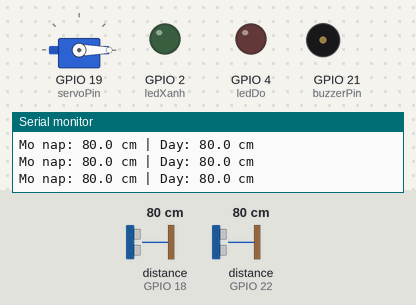
Recording of a sketch running on a simulated ESP32. On the bench: servo, output pins drawn as LEDs (lit = HIGH), buzzer (waves = sounding, pin HIGH), the last lines printed to the serial monitor. Wiring (from diagram.json): 2 × ultrasonic range finder: trigger GPIO 23, echo GPIO 22 / trigger GPIO 5, echo GPIO 18. The test bench sets the inputs (shaded band); at power-on: distance to the obstacle (sensors on GPIO 18, GPIO 22) 80 cm. The echo pulse lasts 58.3 µs per cm; pins used as bus, display or sensor lines are not drawn.

Above: at 1.2 s.
1.3 s: distance to the obstacle (sensor on GPIO 18) set to 23 cm
2.8 s: distance to the obstacle (sensor on GPIO 18) set to 18 cm
At 3.6 s:
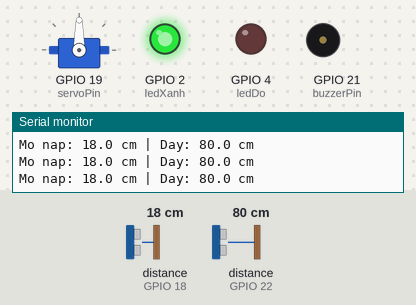
4.4 s: distance to the obstacle (sensor on GPIO 22) set to 12 cm
7.4 s: distance to the obstacle (sensor on GPIO 22) set to 9 cm
At 8.0 s:
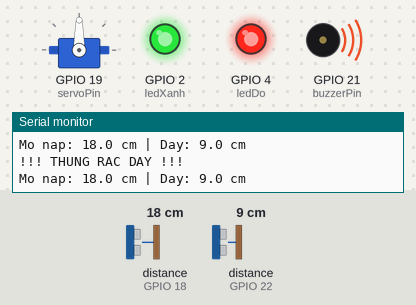
10.4 s: distance to the obstacle (sensor on GPIO 22) set to 18 cm
At 11.9 s:
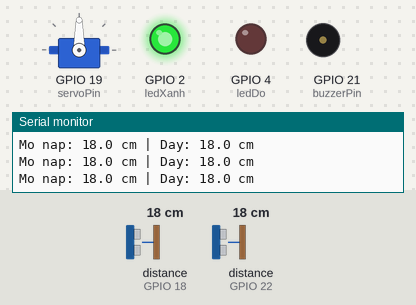
13.4 s: distance to the obstacle (sensor on GPIO 22) set to 2 cm
At 15.84 s:
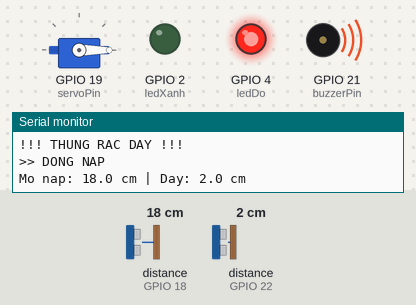
Timing chart, 0 to 17.4 s (numbered marks = the images above; inputs shaded):
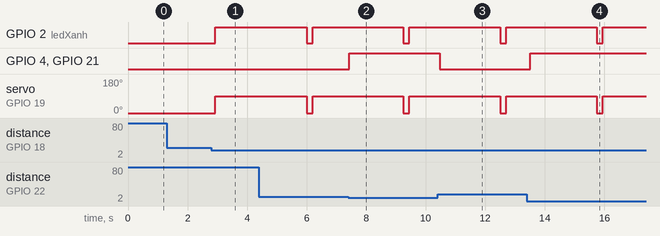

The sketch:

sketch.ino
```cpp
#include <ESP32Servo.h>

// ========== CHÂN ==========
const int trigMo    = 5;    // HC-SR04 mở nắp
const int echoMo    = 18;
const int trigDay   = 23;   // HC-SR04 thùng đầy
const int echoDay   = 22;
const int servoPin  = 19;
const int buzzerPin = 21;
const int ledXanh   = 2;    // Đang mở nắp
const int ledDo     = 4;    // Thùng đầy

// ========== ĐỐI TƯỢNG ==========
Servo napThung;

// ========== BIẾN ==========
bool dangMo = false;
unsigned long thoiGianMo = 0;
const int KHOANG_MO = 20;          // cm - mở nắp
const int KHOANG_DAY = 10;         // cm - coi là đầy
const int THOI_GIAN_GIU_MO = 3000; // 3 giây

// ========== HÀM ĐO KHOẢNG CÁCH ==========
float doKhoangCach(int trig, int echo) {
  digitalWrite(trig, LOW);
  delayMicroseconds(2);
  digitalWrite(trig, HIGH);
  delayMicroseconds(10);
  digitalWrite(trig, LOW);

  long duration = pulseIn(echo, HIGH, 30000);
  if (duration == 0) return 999;
  return duration * 0.0343 / 2;
}

void setup() {
  Serial.begin(115200);

  pinMode(trigMo, OUTPUT);
  pinMode(echoMo, INPUT);
  pinMode(trigDay, OUTPUT);
  pinMode(echoDay, INPUT);

  pinMode(buzzerPin, OUTPUT);
  pinMode(ledXanh, OUTPUT);
  pinMode(ledDo, OUTPUT);

  napThung.attach(servoPin);
  napThung.write(0);                // Nắp đóng lúc đầu

  digitalWrite(ledXanh, LOW);
  digitalWrite(ledDo, LOW);
  digitalWrite(buzzerPin, LOW);

  Serial.println("=================================");
  Serial.println("  THUNG RAC THONG MINH - ESP32");
  Serial.println("=================================");
}

void loop() {
  float kcMo  = doKhoangCach(trigMo, echoMo);
  float kcDay = doKhoangCach(trigDay, echoDay);

  // ===== THÙNG ĐẦY =====
  if (kcDay < KHOANG_DAY) {
    digitalWrite(ledDo, HIGH);
    digitalWrite(buzzerPin, HIGH);
    Serial.println("!!! THUNG RAC DAY !!!");
  } else {
    digitalWrite(ledDo, LOW);
    digitalWrite(buzzerPin, LOW);
  }

  // ===== MỞ NẮP =====
  if (kcMo < KHOANG_MO && !dangMo) {
    Serial.println(">> MO NAP");
    napThung.write(90);
    digitalWrite(ledXanh, HIGH);
    dangMo = true;
    thoiGianMo = millis();
  }

  // ===== ĐÓNG NẮP =====
  if (dangMo && (millis() - thoiGianMo >= THOI_GIAN_GIU_MO)) {
    Serial.println(">> DONG NAP");
    napThung.write(0);
    digitalWrite(ledXanh, LOW);
    dangMo = false;
  }

  Serial.print("Mo nap: ");
  Serial.print(kcMo, 1);
  Serial.print(" cm | Day: ");
  Serial.print(kcDay, 1);
  Serial.println(" cm");

  delay(200);
}
```

Measured:
- the behaviour switches between 21 and 20 cm on distance to the obstacle (sensor on GPIO 18) (found by bisection; images 0 and 1)
- the behaviour switches between 11 and 10 cm on distance to the obstacle (sensor on GPIO 22) (found by bisection; images 1 and 2)
- after the input at 2.8 s, GPIO 2 (ledXanh): LOW → HIGH after 0.13 s; servo on GPIO 19 (servoPin): 0° → 90° after 0.13 s
- after the input at 7.4 s, GPIO 4 (ledDo), GPIO 21 (buzzerPin): LOW → HIGH at once
- after the input at 10.4 s, GPIO 4 (ledDo), GPIO 21 (buzzerPin): HIGH → LOW after 0.07 s
- after the input at 13.4 s, GPIO 4 (ledDo), GPIO 21 (buzzerPin): LOW → HIGH after 0.12 s
